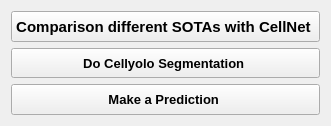
    <widget class="QWidget" name="verticalLayoutWidget">
     <property name="geometry">
      <rect>
       <x>10</x>
       <y>560</y>
       <width>331</width>
       <height>126</height>
      </rect>
     </property>
     <layout class="QVBoxLayout" name="verticalLayout_6">
      <item>
       <widget class="QPushButton" name="compareonsshd">
        <property name="sizePolicy">
         <sizepolicy hsizetype="Expanding" vsizetype="Expanding">
          <horstretch>0</horstretch>
          <verstretch>0</verstretch>
         </sizepolicy>
        </property>
        <property name="font">
         <font>
          <family>Segoe UI</family>
          <pointsize>11</pointsize>
          <weight>75</weight>
          <bold>true</bold>
         </font>
        </property>
        <property name="text">
         <string>Comparison different SOTAs with CellNet </string>
        </property>
        <property name="icon">
         <iconset resource="cellnetres.qrc">
          <normaloff>:/newPrefix/logo/icons8_multiply_32.png</normaloff>:/newPrefix/logo/icons8_multiply_32.png</iconset>
        </property>
       </widget>
      </item>
      <item>
       <widget class="QPushButton" name="cellyolo">
        <property name="sizePolicy">
         <sizepolicy hsizetype="Expanding" vsizetype="Expanding">
          <horstretch>0</horstretch>
          <verstretch>0</verstretch>
         </sizepolicy>
        </property>
        <property name="font">
         <font>
          <family>Segoe UI</family>
          <pointsize>10</pointsize>
          <weight>75</weight>
          <bold>true</bold>
         </font>
        </property>
        <property name="text">
         <string>Do Cellyolo Segmentation </string>
        </property>
        <property name="icon">
         <iconset resource="cellnetres.qrc">
          <normaloff>:/newPrefix/logo/icons8_multiply_32.png</normaloff>:/newPrefix/logo/icons8_multiply_32.png</iconset>
        </property>
       </widget>
      </item>
      <item>
       <widget class="QPushButton" name="prediction5">
        <property name="sizePolicy">
         <sizepolicy hsizetype="Expanding" vsizetype="Expanding">
          <horstretch>0</horstretch>
          <verstretch>0</verstretch>
         </sizepolicy>
        </property>
        <property name="font">
         <font>
          <family>Segoe UI</family>
          <pointsize>10</pointsize>
          <weight>75</weight>
          <bold>true</bold>
         </font>
        </property>
        <property name="text">
         <string>Make a Prediction </string>
        </property>
        <property name="icon">
         <iconset resource="cellnetres.qrc">
          <normaloff>:/newPrefix/logo/icons8_multiply_32.png</normaloff>:/newPrefix/logo/icons8_multiply_32.png</iconset>
        </property>
       </widget>
      </item>
     </layout>
    </widget>
